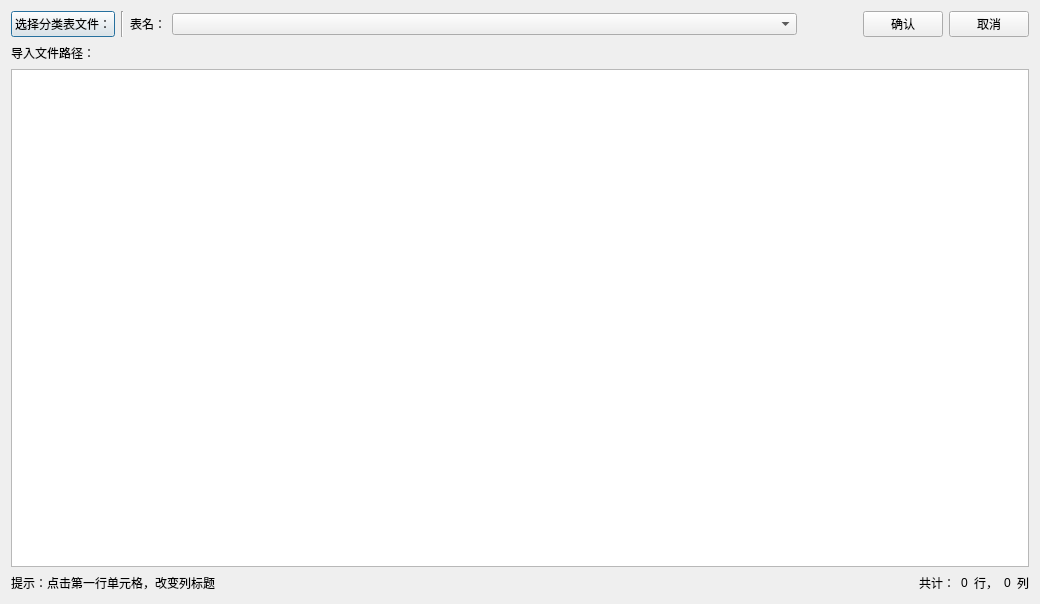
<?xml version="1.0" encoding="UTF-8"?>
<ui version="4.0">
 <class>Dialog</class>
 <widget class="QDialog" name="Dialog">
  <property name="geometry">
   <rect>
    <x>0</x>
    <y>0</y>
    <width>1040</width>
    <height>604</height>
   </rect>
  </property>
  <property name="windowTitle">
   <string>Dialog</string>
  </property>
  <layout class="QVBoxLayout" name="verticalLayout">
   <item>
    <layout class="QHBoxLayout" name="horizontalLayout">
     <item>
      <widget class="QPushButton" name="detailedListLoad">
       <property name="text">
        <string>选择分类表文件：</string>
       </property>
      </widget>
     </item>
     <item>
      <widget class="Line" name="line">
       <property name="orientation">
        <enum>Qt::Vertical</enum>
       </property>
      </widget>
     </item>
     <item>
      <widget class="QLabel" name="label">
       <property name="text">
        <string>表名：</string>
       </property>
      </widget>
     </item>
     <item>
      <widget class="QComboBox" name="detailedListCbx">
       <property name="sizePolicy">
        <sizepolicy hsizetype="Expanding" vsizetype="Fixed">
         <horstretch>0</horstretch>
         <verstretch>0</verstretch>
        </sizepolicy>
       </property>
      </widget>
     </item>
     <item>
      <spacer name="horizontalSpacer">
       <property name="orientation">
        <enum>Qt::Horizontal</enum>
       </property>
       <property name="sizeType">
        <enum>QSizePolicy::Fixed</enum>
       </property>
       <property name="sizeHint" stdset="0">
        <size>
         <width>60</width>
         <height>20</height>
        </size>
       </property>
      </spacer>
     </item>
     <item>
      <widget class="QPushButton" name="detailedListOK">
       <property name="text">
        <string>确认</string>
       </property>
      </widget>
     </item>
     <item>
      <widget class="QPushButton" name="detailedListCancel">
       <property name="text">
        <string>取消</string>
       </property>
      </widget>
     </item>
    </layout>
   </item>
   <item>
    <widget class="QLabel" name="label_path">
     <property name="minimumSize">
      <size>
       <width>0</width>
       <height>20</height>
      </size>
     </property>
     <property name="text">
      <string>导入文件路径：</string>
     </property>
    </widget>
   </item>
   <item>
    <widget class="QTableView" name="tableView_2">
     <property name="maximumSize">
      <size>
       <width>16777215</width>
       <height>16777215</height>
      </size>
     </property>
     <property name="toolTip">
      <string>&lt;html&gt;&lt;head/&gt;&lt;body&gt;&lt;p&gt;&lt;span style=&quot; font-size:11pt; color:#88152a;&quot;&gt;请在第一行点击，&lt;/span&gt;&lt;/p&gt;&lt;p&gt;&lt;span style=&quot; font-size:11pt; color:#88152a;&quot;&gt;下拉菜单，选择所需的清单列名！&lt;/span&gt;&lt;/p&gt;&lt;/body&gt;&lt;/html&gt;</string>
     </property>
     <property name="autoScrollMargin">
      <number>16</number>
     </property>
    </widget>
   </item>
   <item>
    <layout class="QHBoxLayout" name="horizontalLayout_2">
     <item>
      <widget class="QLabel" name="label_5">
       <property name="text">
        <string>提示：点击第一行单元格，改变列标题</string>
       </property>
      </widget>
     </item>
     <item>
      <spacer name="horizontalSpacer_2">
       <property name="orientation">
        <enum>Qt::Horizontal</enum>
       </property>
       <property name="sizeHint" stdset="0">
        <size>
         <width>40</width>
         <height>20</height>
        </size>
       </property>
      </spacer>
     </item>
     <item>
      <widget class="QLabel" name="label_6">
       <property name="text">
        <string>共计：</string>
       </property>
      </widget>
     </item>
     <item>
      <widget class="QLabel" name="label_totalRows">
       <property name="text">
        <string>0</string>
       </property>
      </widget>
     </item>
     <item>
      <widget class="QLabel" name="label_3">
       <property name="text">
        <string>行，</string>
       </property>
      </widget>
     </item>
     <item>
      <widget class="QLabel" name="label_totalCols">
       <property name="text">
        <string>0</string>
       </property>
      </widget>
     </item>
     <item>
      <widget class="QLabel" name="label_2">
       <property name="text">
        <string>列</string>
       </property>
      </widget>
     </item>
    </layout>
   </item>
  </layout>
 </widget>
 <resources/>
 <connections>
  <connection>
   <sender>detailedListOK</sender>
   <signal>clicked()</signal>
   <receiver>Dialog</receiver>
   <slot>accept()</slot>
   <hints>
    <hint type="sourcelabel">
     <x>916</x>
     <y>24</y>
    </hint>
    <hint type="destinationlabel">
     <x>1082</x>
     <y>66</y>
    </hint>
   </hints>
  </connection>
  <connection>
   <sender>detailedListCancel</sender>
   <signal>clicked()</signal>
   <receiver>Dialog</receiver>
   <slot>reject()</slot>
   <hints>
    <hint type="sourcelabel">
     <x>994</x>
     <y>23</y>
    </hint>
    <hint type="destinationlabel">
     <x>1090</x>
     <y>53</y>
    </hint>
   </hints>
  </connection>
 </connections>
</ui>
